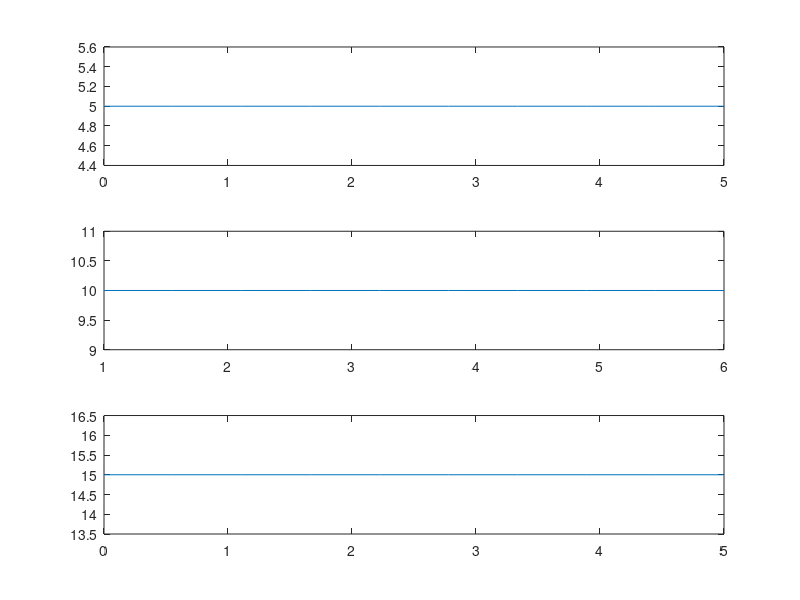

Here is the MATLAB script that generated this plot:
x = linspace(0,5,10);
x2 = linspace(1,6,10);
y = repmat(5,1,length(x));
y2 = repmat(10,1,length(x2));
subplot(3,1,1)
plot(x,y)
subplot(3,1,2)
plot(x2,y2)
subplot(3,1,3)
plot(x,y+y2)
% for a=x
    

% x = [0:0.1:14];
% x2 = floor(x);
% y=[];
% for (a=x2)
%     if (rem(a,2)==0)
%         y(end+1)=5;
%     else
%         y(end+1)=10;
%     end
% end
% plot(x,y);
% axis([0,15,0,15]);


% clc;close all;clear all;
% t=-2:.00001:15;
% x=2.5*square(2*pi*t*(1/3),200/3)+2.5;
% y=2.5*square(2*pi*t/3-(2*pi/3),100/3)+2.5;
% subplot(3,1,1);
% plot(t,x,'r','linewidth',2)
% hold on
% x1(t>=0)=5;
% plot(t,x1,'b','linewidth',2)
% axis([0 15 -2 12])
% subplot (3,1,2);
% plot(t,y,'b','linewidth',2)
% subplot(3,1,3);
% plot(t,(y+x),'c','linewidth',2)
% axis([-2 15 -2 12])
% hold on
% z(t>=0)=0;
% plot(t,z,'b','linewidth',2)